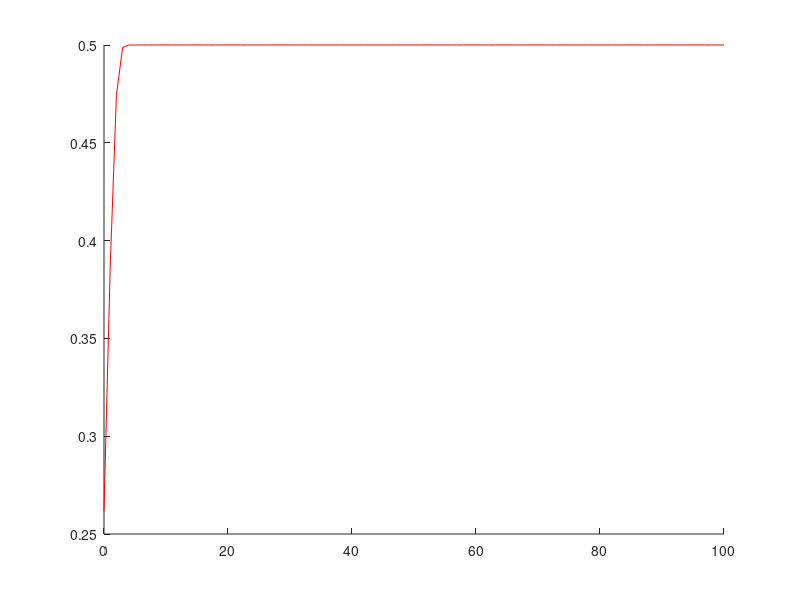

This figure's MATLAB source: (Note: this script raises an error after producing the figure.)
delta = 0.01;

xvector1 = zeros(1, 101);
xvector1(1) = rand;
xvector1p = zeros(1, 101);
xvector1p(1) = xvector1(1) + delta;
r1 = 2;
xvector2 = zeros(1, 101);
xvector2(1) = rand;
xvector2p = zeros(1,101);
xvector2p(1) = xvector2(1) + delta;
r2 = 3.8;
for i = 1:100
    xvector1(i + 1) = r1 * xvector1(i) * (1 - xvector1(i));
    xvector1p(i + 1) = r1 * xvector1p(i) * (1 - xvector1p(i));
    xvector2(i + 1) = r2 * xvector2(i) * (1 - xvector2(i));
    xvector2p(i + 1) = r2 * xvector2p(i) * (1 - xvector2p(i));
end

timeindex = linspace(0, 100, 101);

hold on
plot(timeindex, xvector1, Color='red')
plot(timeindex, xvector1p, Color='red', LineStyle='--')
plot(timeindex, xvector2, Color='blue')
plot(timeindex, xvector2p, Color='blue', LineStyle='--')
xlim([0,100])
xlabel('i = time index')
ylabel('xi')
legend('r=2', 'r=2 & xo perturbed', 'r=3.8', 'r=3.8 & xo perturbed')
